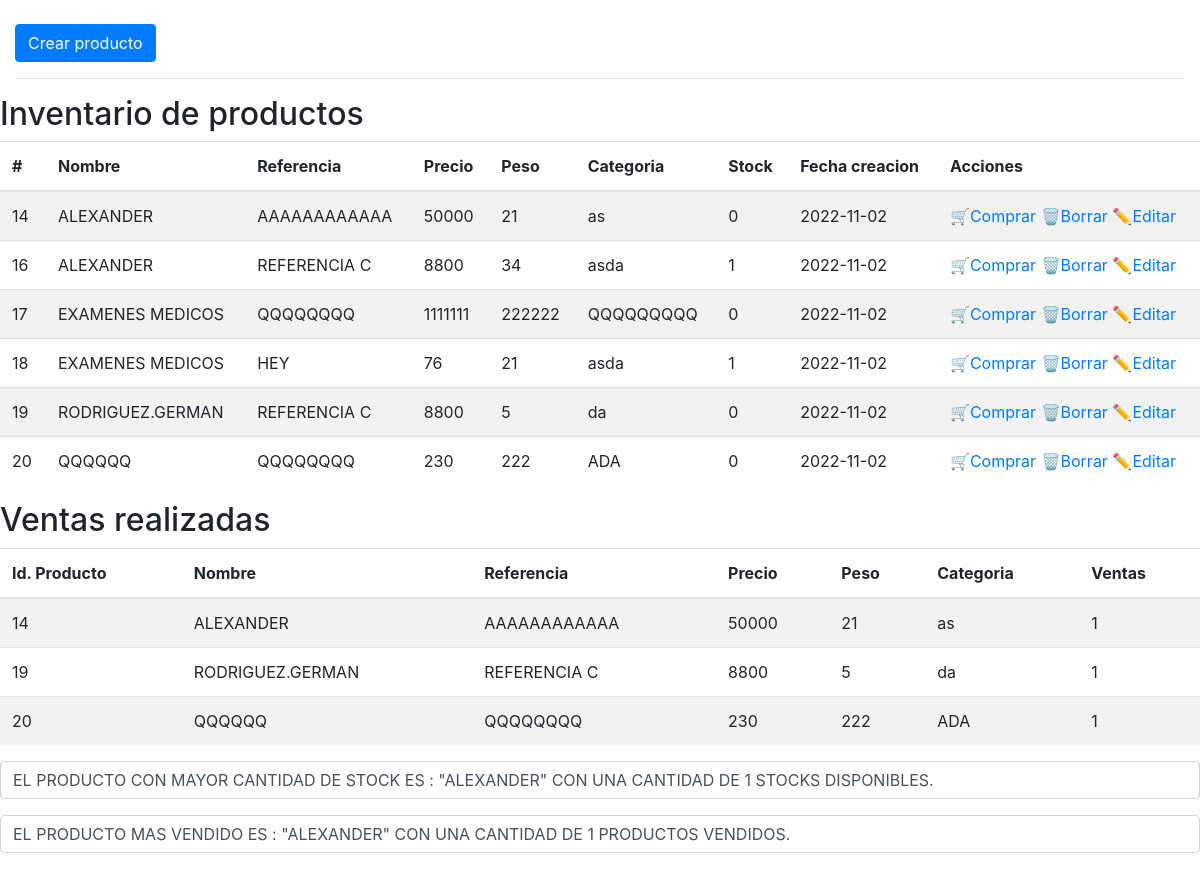
The page / on the database its author committed.
### tables this page shows
CREATE TABLE `productos` (
  `prd_id` int(11) NOT NULL,
  `prd_nombre` varchar(100) NOT NULL,
  `prd_referencia` varchar(50) NOT NULL,
  `prd_precio` int(11) NOT NULL,
  `prd_peso` int(11) NOT NULL,
  `prd_categoria` varchar(100) NOT NULL,
  `prd_stock` int(11) NOT NULL,
  `prd_creado` date NOT NULL
);

CREATE TABLE `ventas` (
  `vnt_id` int(11) NOT NULL,
  `vnt_prd_id` int(11) NOT NULL,
  `vnt_cantidad` int(11) NOT NULL
);

### php/producto.php (called while the page is built, shortened)
<?php
    class _productos {
		function getProductos() {
            $db = new DB();
			$connect = $db->connect();
			$productos = [];
			$sql = "SELECT * FROM productos";
			$query = $connect -> prepare($sql);
			$query -> execute();
			$results = $query -> fetchAll(PDO::FETCH_OBJ);
			if($query -> rowCount() > 0)   {
				foreach($results as $result) {
					array_push($productos, $result);
			   }
			}
			return $productos;
		}
        function getVentas() {
            $db = new DB();
            $connect = $db->connect();
            $productos = [];
            $sql = "SELECT * FROM ventas INNER JOIN productos
            ON ventas.vnt_prd_id = productos.prd_id";
            $query = $connect -> prepare($sql);
            $query -> execute();
            $results = $query -> fetchAll(PDO::FETCH_OBJ);
            if($query -> rowCount() > 0)   {
                foreach($results as $result) {
                    array_push($productos, $result);
               }
            }
            return $productos;
        }
        function getProductoMayorStock() {
            $db = new DB();
            $connect = $db->connect();
            $productos = [];
            $sql = "SELECT MAX(`prd_stock`) as stock, prd_nombre FROM productos";
            $query = $connect -> prepare($sql);
            $query -> execute();
            $results = $query -> fetchAll(PDO::FETCH_OBJ);
            if($query -> rowCount() > 0)   {
                foreach($results as $result) {
                    array_push($productos, $result);
               }
            }
            return $productos;
        }
        function getProductoMayorVentas() {
            $db = new DB();
            $connect = $db->connect();
            $productos = [];
            $sql = "SELECT prd_nombre, MAX(`vnt_cantidad`) as ventas FROM ventas INNER JOIN productos
            ON ventas.vnt_prd_id = productos.prd_id";
            $query = $connect -> prepare($sql);
            $query -> execute();
            $results = $query -> fetchAll(PDO::FETCH_OBJ);
            if($query -> rowCount() > 0)   {
                foreach($results as $result) {
                    array_push($productos, $result);
               }
            }
            return $productos;
        }
	}
 ?>

### index.php (the view, shortened to what this page needs)
<?php
    require_once 'php/producto.php';
    $productos = new _productos();
    $get_productos = $productos->getProductos();
    $get_ventas = $productos->getVentas();
    $get_max_stock = $productos->getProductoMayorStock();
    $get_max_ventas = $productos->getProductoMayorVentas();
 ?>
<?php include "templates/header.php"; ?>
<div class="container-fluid">
  <div class="row">
    <div class="col-md-12">
      <a href="crear.php"  class="btn btn-primary mt-4">Crear producto</a>
      <hr>
    </div>
  </div>
</div>
    <h2>Inventario de productos</h2>
    <table class="table table-striped">
        <thead>
          <tr>
            <th>#</th>
            <th>Nombre</th>
            <th>Referencia</th>
            <th>Precio</th>
            <th>Peso</th>
            <th>Categoria</th>
            <th>Stock</th>
            <th>Fecha creacion</th>
            <th>Acciones</th>
          </tr>
        </thead>
        <tbody>
          <?php
          if ($get_productos>0) {
            foreach ($get_productos as $fila) {
              ?>
              <tr>
                <td><?php echo $fila->prd_id; ?></td>
                <td><?php echo $fila->prd_nombre; ?></td>
                <td><?php echo $fila->prd_referencia; ?></td>
                <td><?php echo $fila->prd_precio; ?></td>
                <td><?php echo $fila->prd_peso; ?></td>
                <td><?php echo $fila->prd_categoria; ?></td>
                <td><?php echo $fila->prd_stock; ?></td>
                <td><?php echo $fila->prd_creado; ?></td>
                <td>
                  <a href="<?='venta.php?id='.$fila->prd_id; ?>">🛒Comprar</a>
                  <a href="<?='borrar.php?id='.$fila->prd_id; ?>">🗑️Borrar</a>
                  <a href="<?='editar.php?id='.$fila->prd_id; ?>">✏️Editar</a>
                </td>
              </tr>
              <?php
            }
          }
          ?>
      </table>
    <h2>Ventas realizadas</h2>
    <table class="table table-striped">
        <thead>
          <tr>
            <th>Id. Producto</th>
            <th>Nombre</th>
            <th>Referencia</th>
            <th>Precio</th>
            <th>Peso</th>
            <th>Categoria</th>
            <th>Ventas</th>
          </tr>
        </thead>
        <tbody>
          <?php
          if ($get_ventas>0) {
            foreach ($get_ventas as $fila) {
              ?>
              <tr>
                <td><?php echo $fila->prd_id; ?></td>
                <td><?php echo $fila->prd_nombre; ?></td>
                <td><?php echo $fila->prd_referencia; ?></td>
                <td><?php echo $fila->prd_precio; ?></td>
                <td><?php echo $fila->prd_peso; ?></td>
                <td><?php echo $fila->prd_categoria; ?></td>
                <td><?php echo $fila->vnt_cantidad; ?></td>
              </tr>
              <?php
            }
          }
          ?>
      </table>
      <?php
          if ($get_max_stock>0) {
            foreach ($get_max_stock as $fila) {
              ?>
                  <p class="form-control"> EL PRODUCTO CON MAYOR CANTIDAD DE STOCK ES : "<?php echo $fila->prd_nombre; ?>" CON UNA CANTIDAD DE <?php echo $fila->stock; ?> STOCKS DISPONIBLES.</p>
              <?php
            }
          }
       ?>
       <?php
          if ($get_max_ventas>0) {
            foreach ($get_max_ventas as $fila) {
              ?>
                  <p class="form-control"> EL PRODUCTO MAS VENDIDO ES : "<?php echo $fila->prd_nombre; ?>" CON UNA CANTIDAD DE <?php echo $fila->ventas; ?> PRODUCTOS VENDIDOS.</p>
              <?php
            }
          }
       ?>
<?php include "templates/footer.php"; ?>

### rows shown on the page
productos: prd_id "14", prd_nombre "ALEXANDER", prd_referencia "AAAAAAAAAAAA", prd_precio "50000", prd_peso "21", prd_categoria "as", prd_stock "0", prd_creado "2022-11-02"
productos: prd_id "16", prd_nombre "ALEXANDER", prd_referencia "REFERENCIA C", prd_precio "8800", prd_peso "34", prd_categoria "asda", prd_stock "1", prd_creado "2022-11-02"
productos: prd_id "17", prd_nombre "EXAMENES MEDICOS", prd_referencia "QQQQQQQQ", prd_precio "1111111", prd_peso "222222", prd_categoria "QQQQQQQQQ", prd_stock "0", prd_creado "2022-11-02"
productos: prd_id "18", prd_nombre "EXAMENES MEDICOS", prd_referencia "HEY", prd_precio "76", prd_peso "21", prd_categoria "asda", prd_stock "1", prd_creado "2022-11-02"
productos: prd_id "19", prd_nombre "RODRIGUEZ.GERMAN", prd_referencia "REFERENCIA C", prd_precio "8800", prd_peso "5", prd_categoria "da", prd_stock "0", prd_creado "2022-11-02"
productos: prd_id "20", prd_nombre "QQQQQQ", prd_referencia "QQQQQQQQ", prd_precio "230", prd_peso "222", prd_categoria "ADA", prd_stock "0", prd_creado "2022-11-02"
ventas: vnt_prd.prd_id "14", vnt_prd.prd_nombre "ALEXANDER", vnt_prd.prd_referencia "AAAAAAAAAAAA", vnt_prd.prd_precio "50000", vnt_prd.prd_peso "21", vnt_prd.prd_categoria "as", vnt_cantidad "1"
ventas: vnt_prd.prd_id "19", vnt_prd.prd_nombre "RODRIGUEZ.GERMAN", vnt_prd.prd_referencia "REFERENCIA C", vnt_prd.prd_precio "8800", vnt_prd.prd_peso "5", vnt_prd.prd_categoria "da", vnt_cantidad "1"
ventas: vnt_prd.prd_id "20", vnt_prd.prd_nombre "QQQQQQ", vnt_prd.prd_referencia "QQQQQQQQ", vnt_prd.prd_precio "230", vnt_prd.prd_peso "222", vnt_prd.prd_categoria "ADA", vnt_cantidad "1"

### other values the page prints
$fila->prd_nombre "ALEXANDER"
$fila->stock "1"
$fila->ventas "1"
